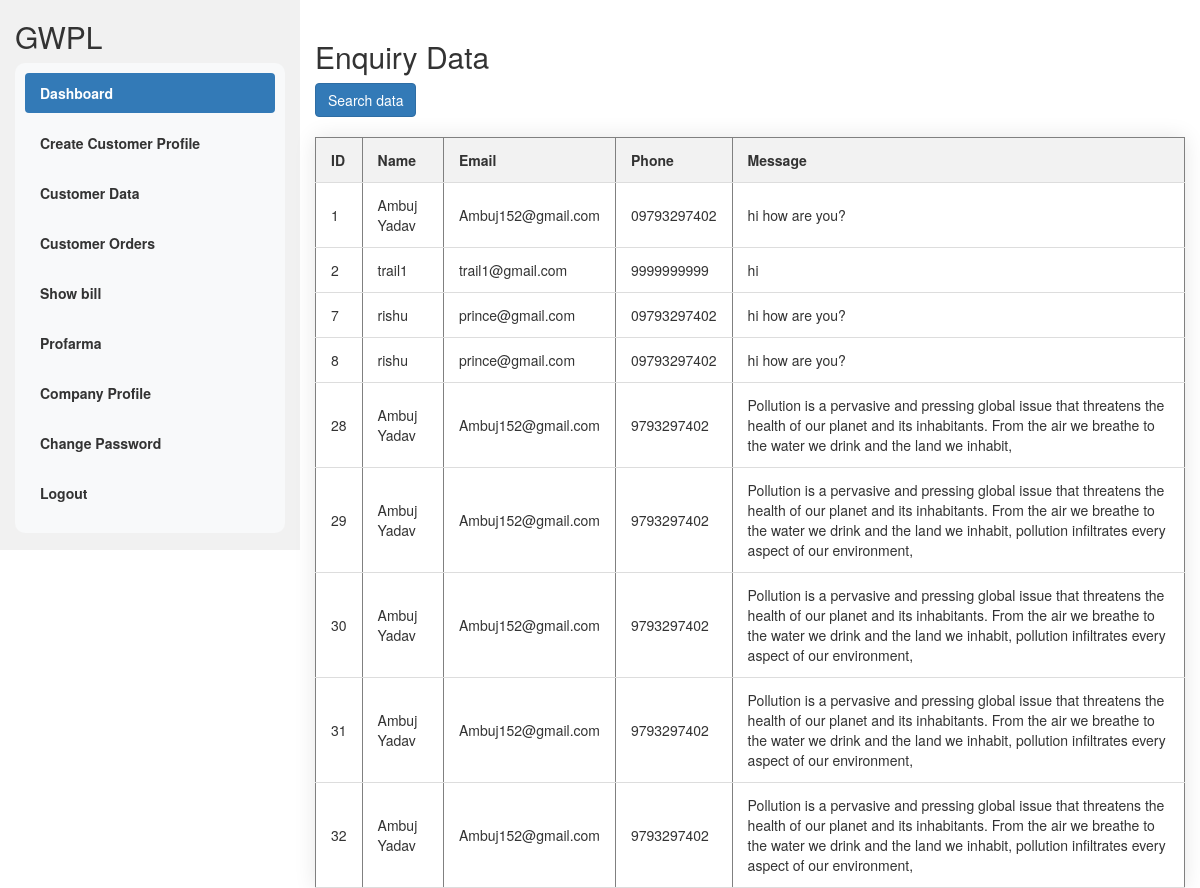
Page /dashenquiry.php (signed in) on the committed database.
### tables this page shows
CREATE TABLE `enquiry` (
  `id` int(11) NOT NULL,
  `name` varchar(50) NOT NULL,
  `email` varchar(255) NOT NULL,
  `phone` varchar(20) NOT NULL,
  `message` text NOT NULL
);

### dashenquiry.php (the view, shortened to what this page needs)
<?php
if(isset($_SESSION['id']) )
{
?>
<!DOCTYPE html>
<html lang="en">
<head>
  <link rel="stylesheet" href="https://maxcdn.bootstrapcdn.com/bootstrap/3.4.1/css/bootstrap.min.css">
</head>
<body>
<div class="container-fluid">
  <div class="row content">
    <div class="col-sm-3 sidenav hidden-xs">
      <h2>GWPL</h2>
      <?php
      include('menu.php');
      ?><br>
    </div>
    <br>
    <div class="col-sm-9">
    <h2>Enquiry Data</h2>
    <a href="formsearch.php"><button type="button" class="btn btn-primary">Search data</button></a>
<table border="1">
  <tr>
    <th>ID</th>
    <th>Name</th>
    <th>Email</th>
    <th>Phone</th>
    <th>Message</th>
  </tr>
  <?php
    include("connection.php");
    $sql = "SELECT * FROM enquiry";
    $result = mysqli_query($conn, $sql);
    if (mysqli_num_rows($result) > 0) {
        while ($row = mysqli_fetch_assoc($result)) {
            echo "<tr>";
            echo "<td>" . $row['id'] . "</td>";
            echo "<td>" . $row['name'] . "</td>";
            echo "<td>" . $row['email'] . "</td>";
            echo "<td>" . $row['phone'] . "</td>";
            echo "<td>" . $row['message'] . "</td>";
            echo "</tr>";
        }
    } else {
        echo "<tr><td colspan='3'>No data found</td></tr>";
    }
  ?>
</table>
    </div>
  </div>
</div>
</body>
</html>
  <?php
}
else{
    echo "please login to Continue";
    header("Location:admin.php");
}
?>

### dashenquiry.php (style rules this page uses)
.row.content { height: 550px }
.sidenav { background-color: #f1f1f1; height: 100%; }
table { width: 100%; border-collapse: collapse; margin-top: 20px; box-shadow: 0 0 20px rgba(0, 0, 0, 0.1); background-color: #fff; }
th, td { padding: 12px 15px; text-align: left; border-bottom: 1px solid #ddd; }
th { background-color: #f2f2f2; font-weight: bold; }

### rows in the picture
enquiry: id "1", name "Ambuj Yadav", email "Ambuj152@gmail.com", phone "09793297402", message "hi how are you?"
enquiry: id "2", name "trail1", email "trail1@gmail.com", phone "9999999999", message "hi"
enquiry: id "7", name "rishu", email "prince@gmail.com", phone "09793297402", message "hi how are you?"
enquiry: id "8", name "rishu", email "prince@gmail.com", phone "09793297402", message "hi how are you?"
enquiry: id "28", name "Ambuj Yadav", email "Ambuj152@gmail.com", phone "9793297402", message "Pollution is a pervasive and pressing global issue that threatens the health of our planet and its inhabitants. From the air we breathe to the water we drink and the land we inhabit,"
enquiry: id "29", name "Ambuj Yadav", email "Ambuj152@gmail.com", phone "9793297402", message "Pollution is a pervasive and pressing global issue that threatens the health of our planet and its inhabitants. From the air we breathe to the water we drink and the land we inhabit, pollution infiltrates every aspect of our environment,"
enquiry: id "30", name "Ambuj Yadav", email "Ambuj152@gmail.com", phone "9793297402", message "Pollution is a pervasive and pressing global issue that threatens the health of our planet and its inhabitants. From the air we breathe to the water we drink and the land we inhabit, pollution infiltrates every aspect of our environment,"
enquiry: id "31", name "Ambuj Yadav", email "Ambuj152@gmail.com", phone "9793297402", message "Pollution is a pervasive and pressing global issue that threatens the health of our planet and its inhabitants. From the air we breathe to the water we drink and the land we inhabit, pollution infiltrates every aspect of our environment,"
enquiry: id "32", name "Ambuj Yadav", email "Ambuj152@gmail.com", phone "9793297402", message "Pollution is a pervasive and pressing global issue that threatens the health of our planet and its inhabitants. From the air we breathe to the water we drink and the land we inhabit, pollution infiltrates every aspect of our environment,"
